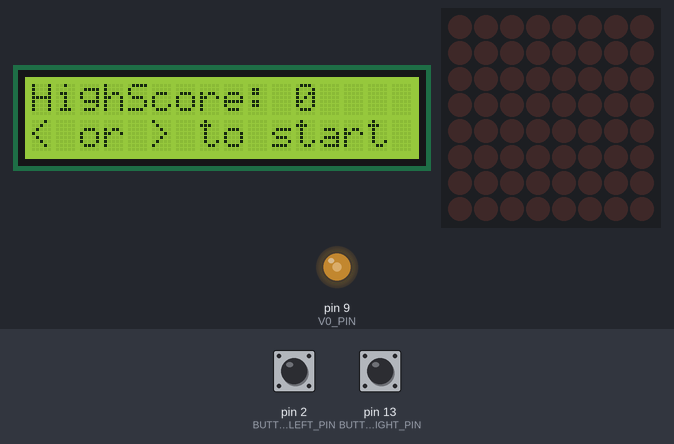
Recording of a sketch running on a simulated Arduino Uno, built with avr-gcc and run on an emulated ATmega328P. Shown: 16×2 character LCD, 8×8 LED matrix, output pins drawn as LEDs (lit = HIGH). The inputs (shaded band) are chosen by the test bench; at power-on: pin 2 (BUTTON_LEFT_PIN) LOW, pin 13 (BUTTON_RIGHT_PIN) LOW. Random numbers use the default seed unless the sketch sets one.

Above: at 1.2 s.
1.3 s: pin 2 (BUTTON_LEFT_PIN) pulled HIGH for 0.15 s
At 1.51 s:
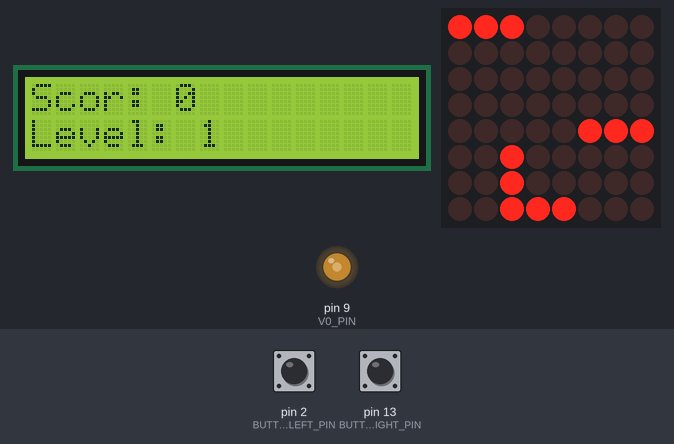
2.0 s: pin 13 (BUTTON_RIGHT_PIN) pulled HIGH for 1 s
At 2.11 s:
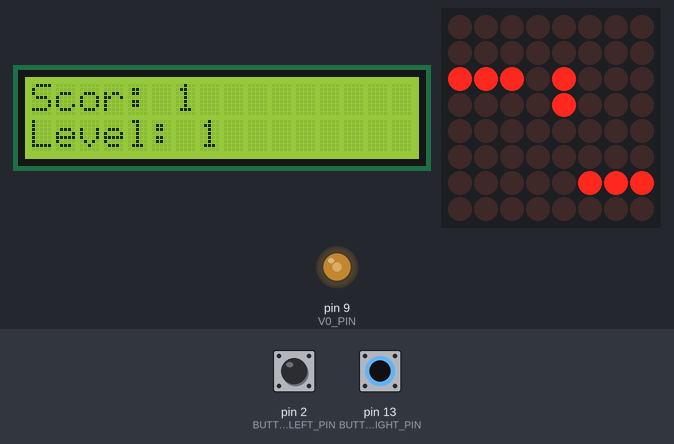
3.6 s: pin 13 (BUTTON_RIGHT_PIN) pulled HIGH for 0.15 s
At 3.77 s:
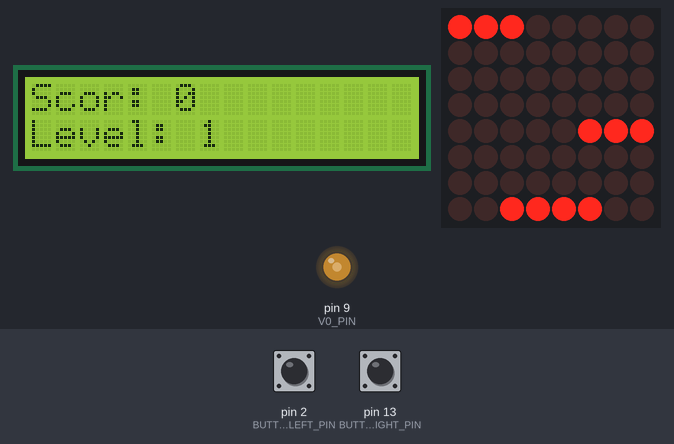
5.3 s: pin 2 (BUTTON_LEFT_PIN) pulled HIGH for 1 s
At 5.47 s:
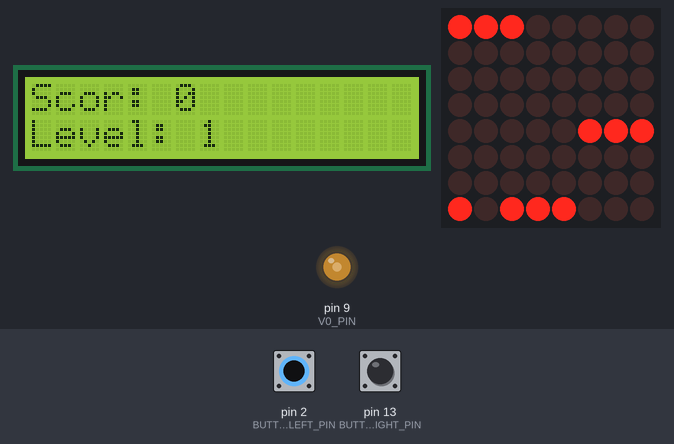
7.8 s: pin 13 (BUTTON_RIGHT_PIN) pulled HIGH for 0.15 s
At 7.97 s:
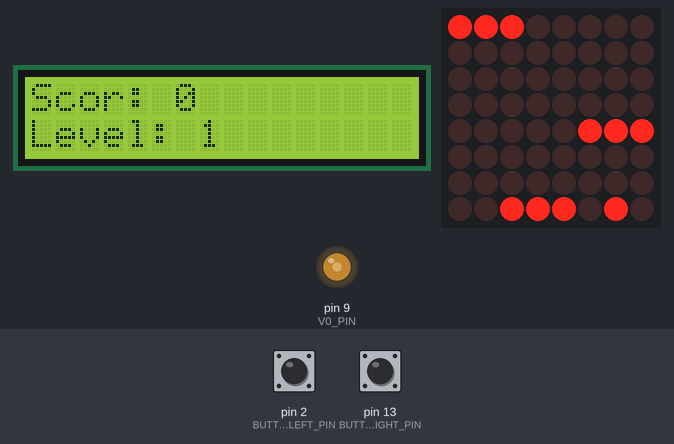
9.5 s: pin 13 (BUTTON_RIGHT_PIN) pulled HIGH for 3.2 s
At 9.59 s:
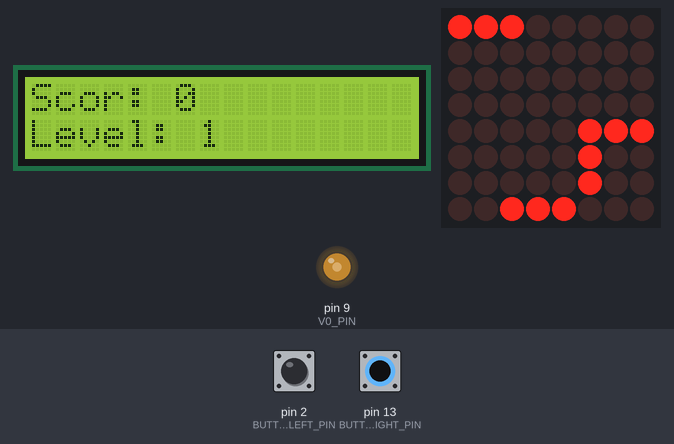

The sketch:

StickJump.ino
```cpp
#include "config.h"
#include <EEPROM.h>
#include "LedControl.h"       //need the library
#include <LiquidCrystal.h>
LiquidCrystal lcd(3, 4, 5, 6, 7, 8);

// pin 12 is connected to the MAX7219 pin 1
// pin 11 is connected to the CLK pin 13
// pin 10 is connected to LOAD pin 12
// 1 as we are only using 1 MAX7219
LedControl lc = LedControl(12, 11, 10, 1); //DIN, CLK, LOAD, No. DRIVER


//*--------------Variables ------------------*//


//For lcd and Matrix refresh
unsigned long lastUpdate = 0;
unsigned long lastLcdUpdate = 0;


//For score and levels
int score;
float allTimeHighScore = 0.00f;
int level;
int eeAddress = 0; //EEPROM address to start reading from for allTimeHighScore


// Player
typedef struct {
  int col;
  int row;

  float velocityY;
} Player;

Player player;

//Player movement
const float gravity = -0.4;
const float jumpVelocity = 3;
const int playerMaximumOnScreenY = 5;  // the maximum height before screen scroll

// death
boolean playerAlive;
//long timeOfDeath;


// the matrix state
bool Matrix[SIZE][SIZE] = {
  { 0, 0, 0, 0, 0, 0, 0, 0},
  { 0, 0, 0, 0, 0, 0, 0, 0},
  { 0, 0, 0, 0, 0, 0, 0, 0},
  { 0, 0, 0, 0, 0, 0, 0, 0},
  { 0, 0, 0, 0, 0, 0, 0, 0},
  { 0, 0, 0, 0, 0, 0, 0, 0},
  { 0, 0, 0, 0, 0, 0, 0, 0},
  { 0, 0, 0, 0, 0, 0, 0, 0}
};

//game lost display
bool sadFace[8][8] {
  { 1, 1, 1, 1, 1, 1, 1, 1},
  { 1, 0, 0, 0, 0, 0, 0, 1},
  { 1, 0, 1, 0, 0, 1, 0, 1},
  { 1, 0, 0, 0, 1, 0, 0, 1},
  { 1, 0, 0, 0, 1, 0, 0, 1},
  { 1, 0, 1, 0, 0, 1, 0, 1},
  { 1, 0, 0, 0, 0, 0, 0, 1},
  { 1, 1, 1, 1, 1, 1, 1, 1}
};


// the currentscreen offset
int screenOffset;


//Platforms
typedef enum {
  ACTIVE, INACTIVE
} PlatformState;

typedef struct {
  int x;
  int y;

  PlatformState state;
} Platform;

//one platform per matrix row
Platform platforms[SIZE];

// the index of the platform from lowest row
int platformSmallestYIndex;

int lastActivePlatformIndex;


//*------------ Arduino ----------------*//

void setup()
{
  // the zero refers to the MAX7219 number, it is zero for 1 chip
  lc.shutdown(0, false); // turn off power saving, enables display
  lc.setIntensity(0, 2); // sets brightness (0~15 possible values)
  lc.clearDisplay(0);// clear screen

  //Get the float data from the EEPROM at position 'eeAddress'
  EEPROM.get( eeAddress, allTimeHighScore );

  lcd.begin(16, 2);
  lcd.clear();
  lcd.setCursor(0, 0);
  lcd.print("HighScore: " + String((int)allTimeHighScore));
  lcd.setCursor(0, 1);
  lcd.print("< or > to start");
  setupPins();
  clearMatrix();
  setupInitialVariables();
  drawMatrix();

  //    for (int i = 0 ; i < EEPROM.length() ; i++) {
  //      EEPROM.write(i, 0);
  //    }

}

void loop() {
  switch (state) {
    case SETUP:
      checkActions();
      break;

    case LOST:
      playerAlive = false;
      setupInitialVariables();
      drawMatrix();
      state = SETUP;
      break;

    case PLAY:
      int refreshInterval = 75;
      if ((millis() - lastUpdate) >= refreshInterval) {
        lastUpdate = millis();
        if (playerAlive) {
          updatePlayerColumn();
          updatePlayerRow();
          displayOnLcd();
          drawMatrix();
          checkLevel();
          displayMatrix();
          checkForDeath();
        } else {
          checkActions();
        }
      }
  }
}

//*---------------------------------------------------------*//


//*-------- Setup Functions -----------*//

void setupPins() {
  pinMode(BUTTON_RIGHT_PIN, INPUT);
  pinMode(BUTTON_LEFT_PIN, INPUT);
  pinMode(V0_PIN, OUTPUT);
  analogWrite(V0_PIN, 120);
}

void setupInitialVariables() {
  platformSmallestYIndex = 0;
  player.col = SIZE / 2 - 1;
  player.row = 4;
  player.velocityY = 0;

  screenOffset = 0;

  for (int i = 0; i < SIZE; i++) {
    Platform p;
    p.x = random(SIZE - 1); //col
    p.y = i; //row
    p.state = INACTIVE;
    platforms[i] = p;
  }

  platforms[0].x = SIZE / 2 - 2;
  platforms[0].state = ACTIVE;

  platforms[3].x = 5;
  platforms[3].state = ACTIVE;

  platforms[7].x = 0;
  platforms[7].state = ACTIVE;

  lastActivePlatformIndex = 7;

  platformLevel = LEVEL1;
}

//*---------------------------------------------------------*//


//*--------- Matrix state functions --------------*//

void clearMatrix() {
  for (int i = 0; i < SIZE; i++) {
    for (int j = 0; j < SIZE; j++) {
      Matrix[i][j] = 0;
    }
  }
}


void displayMatrix()
{
  for (int i = 0; i < 8; i++)
  {
    for (int j = 0; j < 8; j++)
    {
      lc.setLed(0, i, j, Matrix[i][j]);
    }
  }
}


void drawMatrix() {
  clearMatrix();

  //the row where the player is at a given time
  int y = actualYPosition(player.row);

  if (validPoint(player.col, y)) {
    Matrix[y][player.col] = 1;
  }

  if (validPoint(player.col, y + 1)) {
    Matrix[y + 1][player.col] = 1;
  }
}

//player.row or the player "height" can go up much higher than the matrix size which is 8
//we use this function for checking where he actually is on the matrix
int actualYPosition (int y) {
  return SIZE - 1 - (y - screenOffset);
}

//function for checking whether the point is between matrix boundaries or not
boolean validPoint(int x, int y) {
  return  x >= 0 && x < SIZE && y >= 0 && y < SIZE;
}


void displaySadFace() {
  for (int i = 0; i < 8; i++)
  {
    for (int j = 0; j < 8; j++)
    {
      lc.setLed(0, i, j, sadFace[j][i]);
    }
  }
}

//*---------------------------------------------------------*//


//*-------- Player movement --------*//

//left and right movement
void updatePlayerColumn() {
  //we use the same principle from modulo numbers so that
  //when the player moves left or right and exceeds the matrix boundaries
  //he can reappear/come back from the opposite side
  if (digitalRead(BUTTON_LEFT_PIN) == HIGH) {
    player.col = (player.col + SIZE - 1) % SIZE;
  }
  if (digitalRead(BUTTON_RIGHT_PIN) == HIGH) {
    player.col = (player.col + 1) % SIZE;
  }
}


//up and down movement
void updatePlayerRow() {
  //player goes up and down
  player.velocityY += gravity;
  player.row += player.velocityY;
  score = player.row / 5;

  //if the player is falling and has a platform underneath
  //we can restore its velocity so it can bounce again
  if (player.velocityY <= 0 && playerHasPlatform()) {
    player.velocityY = jumpVelocity;
  }

  //if we need to move the screen (scroll)
  if (player.row - screenOffset > playerMaximumOnScreenY) {
    screenOffset++;
    updatePlatforms();
  }

}


boolean playerHasPlatform() {
  for (int i = 0; i < SIZE; i++) {
    Platform p = platforms[i];
    if (p.state == ACTIVE && platformLevel == LEVEL1 &&
        p.y - screenOffset >= 0 &&
        (player.row == p.y || player.row == p.y + 1) &&
        (player.col == p.x || player.col == p.x + 1 || player.col == p.x + 2)) {
      return true;
    }

    if (p.state == ACTIVE && platformLevel == LEVEL2 &&
        p.y - screenOffset >= 0 &&
        (player.row == p.y || player.row == p.y + 1) &&
        (player.col == p.x || player.col == p.x + 1)) {
      return true;
    }

    if (p.state == ACTIVE && platformLevel == LEVEL3 &&
        p.y - screenOffset >= 0 &&
        player.row == p.y &&
        player.col == p.x ) {
      return true;
    }
  }
  return false;
}


void checkForDeath() {
  if (player.row < screenOffset) {
    if (score > allTimeHighScore) {
      allTimeHighScore = score;
      EEPROM.put( eeAddress, allTimeHighScore);
    }
    state = LOST;
    playerAlive = false;
    displaySadFace();
    displayGameLostMessage();
  }
}

//*---------------------------------------------------------*//


//* ---------------- Platforms ------------*//

void drawPlatform(int x) {
  for (int i = 0; i < SIZE; i++) {
    Platform p =  platforms[i];
    int y =  actualYPosition(p.y);

    if (p.state == ACTIVE) {
      for (int j = 0; j < x; j++) {
        if (validPoint(p.x + j, y)) {
          Matrix[y][p.x + j] = 1;
        }
      }
    }
  }
}


void updatePlatforms() {
  if (platforms[platformSmallestYIndex].y < screenOffset) {
    platforms[platformSmallestYIndex].y += SIZE;

    if (platforms[platformSmallestYIndex].y - lastActivePlatformIndex > 4
        || (platforms[platformSmallestYIndex].y - lastActivePlatformIndex > 2 && random(3) == 0)) {
      // 5th inactive in a row OR ( 33% chance AND not two inactives before it )
      platforms[platformSmallestYIndex].x = random(SIZE - 1);
      platforms[platformSmallestYIndex].state = ACTIVE;
      lastActivePlatformIndex = platforms[platformSmallestYIndex].y;
    } else {
      platforms[platformSmallestYIndex].state = INACTIVE;
    }
    platformSmallestYIndex = (platformSmallestYIndex + 1) % SIZE;
  }
}

//*---------------------------------------------------------*//


//* -------- Game logic and game state checking ----------*//

void checkActions() {
  if (digitalRead(BUTTON_LEFT_PIN) == HIGH || digitalRead(BUTTON_RIGHT_PIN) == HIGH) {
    playerAlive = true;
    state = PLAY;
  }
}


void checkLevel() {
  int x = 0;
  switch (platformLevel) {
    case LEVEL1:
      x = 3;      //platform ...
      drawPlatform(x);
      if (player.row > 50) {
        platformLevel = LEVEL2;
      }
      break;

    case LEVEL2:
      x = 2;       //platform ..
      drawPlatform(x);

      if (player.row > 150) {
        platformLevel = LEVEL3;
      }
      break;

    case LEVEL3:
      x = 1;      //platform .
      drawPlatform(x);
      break;
  }
}

//*---------------------------------------------------------*//


//*---------------- Display --------------------------------*//

void displayOnLcd() {
  int Recalculating = 100;
  if ((millis() - lastLcdUpdate) >= Recalculating) {
    lastLcdUpdate = millis();
    lcd.clear();
    lcd.setCursor(0, 0);
    if (player.row > 0) {
      lcd.print("Scor: " + String((int)score));
    } else {
      lcd.print("Scor: 0");
    }

    lcd.setCursor(0, 1);
    if (platformLevel == LEVEL1) {
      lcd.print("Level: 1");
    } else if (platformLevel == LEVEL2) {
      lcd.print("Level: 2");
    } else {
      lcd.print("Level: 3");
    }
  }
}

void displayGameLostMessage() {
  lcd.clear();
  lcd.setCursor(0, 0);
  if (score > allTimeHighScore) {
    allTimeHighScore = score;
    lcd.print("New HighScore: " + String(allTimeHighScore));
  } else {
    lcd.print("Score: " + String((int)score));
  }
  lcd.setCursor(0, 1);
  lcd.print("< or > to start");
}

//*---------------------------------------------------------*//
```

config.h
```cpp
#define BUTTON_RIGHT_PIN 13
#define BUTTON_LEFT_PIN 2
#define V0_PIN 9
#define SIZE 8

enum {SETUP, PLAY, LOST} state = PLAY;
enum {LEVEL1, LEVEL2, LEVEL3} platformLevel = LEVEL1;
```

Measured:
- after the input at 1.3 s, the display: first changes after 0.14 s (image 1 shows a later state)
- after the input at 3.6 s, the display: first changes at once (image 3 shows a later state)
- after the input at 5.3 s, the display: first changes at once (image 4 shows a later state)
- after the input at 7.8 s, the display: first changes at once (image 5 shows a later state)
- after the input at 9.5 s, the display: first changes at once (image 6 shows a later state)
